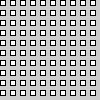
Frame 1 (no input)
Frame 60 (the mouse pressed at the canvas centre just before this capture): identical to frame 1, image omitted
Frame 120 (the mouse held since frame 60 and released just before this capture): identical to frame 1, image omitted

The Processing sketch that drew this single still picture (run headless with seeded random() and noise(); from frame 60 on, the mouse is pressed at the canvas centre):

// Processing sketch: sketch_4_for
// ── sketch_4_for.pde
void setup() { 

  //background(255, 204, 0);
}
void draw() {
  for (int i=0; i<10; i++) {
    for (int j=0; j<10; j++) {
      rect(i*10, j*10, 5, 5);
    }
  }
}
